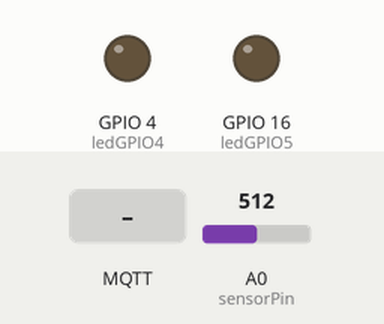
The sketch below on a simulated ESP8266 (NodeMCU). Shown: output pins drawn as LEDs (lit = HIGH). The inputs (shaded band) are chosen by the test bench; at power-on: A0 (sensorPin) = 512. WiFi joins after 1.5 s; servers stay silent unless stated; no MQTT or app messages arrive unless stated; what the sketch prints to the serial monitor is not drawn.

Above: at 2.7 s.
2.8 s: MQTT message "1" arrives on the first subscribed topic
At 3.9 s:
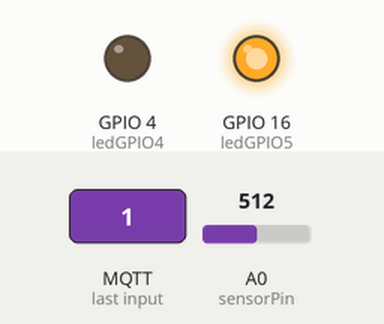
5.8 s: MQTT message "0" arrives on the first subscribed topic
At 6.2 s:
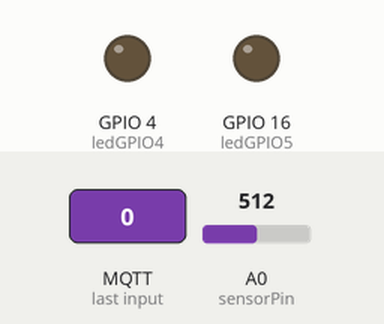
7.3 s: MQTT message "1" arrives on the second subscribed topic
At 8.2 s:
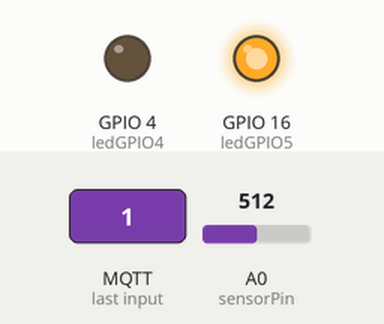
8.8 s: MQTT message "0" arrives on the second subscribed topic
At 9.5 s:
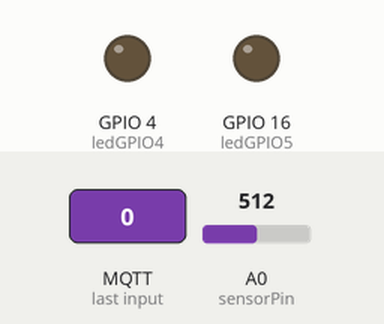
Timing chart, 0 to 11.3 s (numbered marks = the images above; inputs shaded):
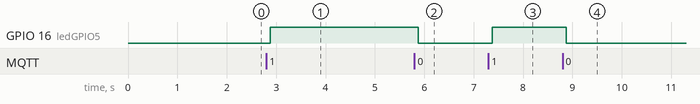

Measured:
- after the input at 2.8 s, GPIO 16 (ledGPIO5): LOW → HIGH after 0.08 s
- after the input at 5.8 s, GPIO 16 (ledGPIO5): HIGH → LOW after 0.08 s
- after the input at 7.3 s, GPIO 16 (ledGPIO5): LOW → HIGH after 0.07 s
- after the input at 8.8 s, GPIO 16 (ledGPIO5): HIGH → LOW after 0.07 s

The sketch:

mqtt.c.ino
```cpp
// Loading the ESP8266WiFi library and the PubSubClient library
#include <ESP8266WiFi.h>
#include <PubSubClient.h>

// Change the credentials below, so your ESP8266 connects to your router
const char* ssid = "-";
const char* password = "-";
const int sensorPin = A0;
char array[10];

// Change the variable to your Raspberry Pi IP address, so it connects to your MQTT broker
const char* mqtt_server = "192.168.0.13";

// Initializes the espClient
WiFiClient espClient;
PubSubClient client(espClient);

// Connect an LED to each GPIO of your ESP8266
const int ledGPIO5 = 16;
const int ledGPIO4 = 4;
float celsius;
String myString = "";     // empty string

// Don't change the function below. This functions connects your ESP8266 to your router
void setup_wifi() {
  delay(10);
  // We start by connecting to a WiFi network
  Serial.println();
  Serial.print("Connecting to ");
  Serial.println(ssid);
  WiFi.begin(ssid,password);
  while (WiFi.status() != WL_CONNECTED) {
    delay(500);
    Serial.print(".");
  }
  Serial.println("");
  Serial.print("WiFi connected - ESP IP address: ");
  Serial.println(WiFi.localIP());
}

// This functions is executed when some device publishes a message to a topic that your ESP8266 is subscribed to
// Change the function below to add logic to your program, so when a device publishes a message to a topic that
// your ESP8266 is subscribed you can actually do something
void callback(String topic, byte* message, unsigned int length) {
  Serial.print("Message arrived on topic: ");
  Serial.print(topic);
  Serial.print(". Message: ");
  String messageTemp;

  for (int i = 0; i < length; i++) {
    Serial.print((char)message[i]);
    messageTemp += (char)message[i];
  }
  Serial.println();


  // Feel free to add more if statements to control more GPIOs with MQTT

  // If a message is received on the topic home/office/esp1/gpio2, you check if the message is either 1 or 0. Turns the ESP GPIO according to the message
  if(topic=="esp8266/1"){
      Serial.print("Changing GPIO 4 to ");
      if(messageTemp == "1"){
        digitalWrite(ledGPIO5, HIGH);
        Serial.print("On");
      }
      else if(messageTemp == "0"){
        digitalWrite(ledGPIO5, LOW);
        Serial.print("Off");
      }
  }
  if(topic=="esp8266/5"){
      Serial.print("Changing GPIO 5 to ");
      if(messageTemp == "1"){
        digitalWrite(ledGPIO5, HIGH);
        Serial.print("On");
      }
      else if(messageTemp == "0"){
        digitalWrite(ledGPIO5, LOW);
        Serial.print("Off");
      }
  }


  Serial.println();
}

void medirTemperatura(){
    float valueAdc = analogRead(sensorPin);
 // Serial.println(valueAdc);

  //Paso 3
  float volts = (valueAdc / 1023.0) * 3.3;
//  Serial.println(volts);

  //Paso 4
  celsius = volts * 100.00;
   myString.concat(celsius);
  //Paso 5
dtostrf(celsius, 1, 2, array);
  Serial.print(celsius);
  Serial.println(" C");
}

// This functions reconnects your ESP8266 to your MQTT broker
// Change the function below if you want to subscribe to more topics with your ESP8266
void reconnect() {
  // Loop until we're reconnected
  while (!client.connected()) {
    Serial.print("Attempting MQTT connection...");
    // Attempt to connect
     /*
     YOU  NEED TO CHANGE THIS NEXT LINE, IF YOU'RE HAVING PROBLEMS WITH MQTT MULTIPLE CONNECTIONS
     To change the ESP device ID, you will have to give a unique name to the ESP8266.
     Here's how it looks like now:
       if (client.connect("ESP8266Client")) {
     If you want more devices connected to the MQTT broker, you can do it like this:
       if (client.connect("ESPOffice")) {
     Then, for the other ESP:
       if (client.connect("ESPGarage")) {
      That should solve your MQTT multiple connections problem

     THE SECTION IN loop() function should match your device name
    */
    if (client.connect("ESP8266Client")) {
      Serial.println("connected");
      // Subscribe or resubscribe to a topic
      // You can subscribe to more topics (to control more LEDs in this example)
      client.subscribe("esp8266/1");
      client.subscribe("esp8266/5");
    } else {
      Serial.print("failed, rc=");
      Serial.print(client.state());
      Serial.println(" try again in 5 seconds");
      // Wait 5 seconds before retrying
      delay(5000);
    }
  }
}

// The setup function sets your ESP GPIOs to Outputs, starts the serial communication at a baud rate of 115200
// Sets your mqtt broker and sets the callback function
// The callback function is what receives messages and actually controls the LEDs
void setup() {
  pinMode(ledGPIO4, OUTPUT);
  pinMode(ledGPIO5, OUTPUT);

  Serial.begin(9600);
  setup_wifi();
  client.setServer(mqtt_server, 1883);
  client.setCallback(callback);
}

// For this project, you don't need to change anything in the loop function.
// Basically it ensures that you ESP is connected to your broker
void loop() {
  medirTemperatura();
  if (!client.connected()) {
    reconnect();
  }
  if(!client.loop())
     /*
     YOU  NEED TO CHANGE THIS NEXT LINE, IF YOU'RE HAVING PROBLEMS WITH MQTT MULTIPLE CONNECTIONS
     To change the ESP device ID, you will have to give a unique name to the ESP8266.
     Here's how it looks like now:
       client.connect("ESP8266Client");
     If you want more devices connected to the MQTT broker, you can do it like this:
       client.connect("ESPOffice");
     Then, for the other ESP:
       client.connect("ESPGarage");
      That should solve your MQTT multiple connections problem

     THE SECTION IN recionnect() function should match your device name
    */

    client.connect("ESP8266Client");
    client.publish("kk",array);
}
```
